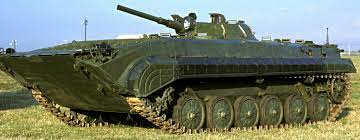
#> input picture 1lab/bmp.bmp, 360 x 140 px
$ python 1.py bmp.bmp
#> lines starting #> are read from the running program, lines starting #| are printed output that depends on the picture; after the words box and inside, x2 and y2 are one past the last pixel; in counts of white or black regions, pixels touching at a corner belong together
#!/usr/bin/python3

import random
import sys
from PIL import Image, ImageDraw


def pixel_gen(img):
    pix = img.load()
    for row in range(img.size[1]):
        for col in range(img.size[0]):
            yield ((col, row), pix[col, row])


def hystogram(img):
    res = None
    for _, (_, p) in enumerate(pixel_gen(img)):
        if res is None:
            res = [{} for _ in p]
        for i, val in enumerate(p):
            if val in res[i].keys():
                res[i][val] += 1
            else:
                res[i][val] = 1
    return res

def main():
    if len(sys.argv) < 2:
        print("no file given")
        return
    image = Image.open(sys.argv[-1])
#> image is the input picture: PIL image 360x140 RGB; mean R, G, B 117.3, 125.9, 109.4
    draw = ImageDraw.Draw(image)
    for _, (pos, p) in enumerate(pixel_gen(image)):
        s = sum(p[:3]) // 3
        draw.point(pos, (s,s,s))
#> this loop made 50400 passes
#> (pos, p, s) on passes 1 to 3: ((0, 0), (164, 204, 255), 207), ((1, 0), (164, 204, 255), 207), ((2, 0), (164, 204, 255), 207)
    image.save("res_0.jpg", "JPEG")
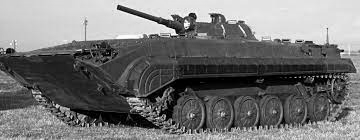
#> saved as res_0.jpg: PIL image 360x140 RGB; min 0, max 254, mean 117.2

    h = hystogram(image)[0]
#> the loop in hystogram, `for _, (_, p) in enumerate(pixel_gen(img)):` made 50400 passes
#> p on passes 1 to 12: (207, 207, 207), (207, 207, 207), (207, 207, 207), (208, 208, 208), (208, 208, 208), (208, 208, 208), (209, 209, 209), (209, 209, 209), (209, 209, 209), (209, 209, 209), (208, 208, 208), (208, 208, 208)
#> h = 255 items
    begin = min(h.keys())
#> begin = 0
    end = max(h.keys())
#> end = 254
    mid = (begin+end)//2
#> mid = 127
    left = 0
    right = 0
    for key, val in h.items():
        if key <= mid:
            left += val
        else:
            right += val
#> this loop made 255 passes
#> (key, val, right) on passes 1 to 12: (207, 244, 244), (208, 360, 604), (209, 342, 946), (210, 290, 1236), (211, 293, 1529), (212, 294, 1823), (213, 337, 2160), (214, 240, 2400), (215, 264, 2664), (216, 354, 3018), (217, 412, 3430), (218, 324, 3754)
#> (key, val, left) on passes 37, 38, 39, 44, 45, 46: (31, 221, 221), (60, 365, 586), (126, 112, 698), (93, 278, 976), (25, 146, 1122), (61, 390, 1512)
#> after the loop, left = 30249; right = 20151

    while (begin <= end):
        if right > left:
            right -= h.get(end, 0)
            end -= 1
            if (begin + end) // 2 < mid:
                right += h.get(mid, 0)
                left -= h.get(mid, 0)
                mid -= 1
        else:
            left -= h.get(begin, 0)
            begin += 1
            if (begin + end) // 2 < mid:
                left += h.get(mid+1, 0)
                right -= h.get(mid+1, 0)
                mid += 1
#> this loop made 255 passes
#> (right, end) on passes 51, 52, 53, 54, 56, 57, 58, 59, 60, 61, 62, 63: (20148, 253), (20144, 252), (20130, 251), (20106, 250), (20092, 249), (20074, 248), (20055, 247), (20029, 246), (20010, 245), (19994, 244), (19976, 243), (19951, 242)
#> left on passes 1 to 6: 29779, 29377, 29092, 28906, 28733, 28582
#> after the loop, begin = 128; end = 127; left = 0; mid = 127; right = 0
    threshold_pix = h.get(mid, 0)
#> threshold_pix = 122
    print(threshold_pix)
#| 122

    for _, (pos, p) in enumerate(pixel_gen(image)):
        s = 0
        if p[0] < threshold_pix:
            s = 254
        draw.point(pos, (s,s,s))
#> this loop made 50400 passes
#> s on passes 1919, 1920, 2278, 2279, 2280, 2281, 2282, 2283, 2638, 2639, 2640, 2641: 254, 254, 254, 254, 254, 254, 254, 254, 254, 254, 254, 254
#> (pos, p, s) on passes 1 to 6: ((0, 0), (207, 207, 207), 0), ((1, 0), (207, 207, 207), 0), ((2, 0), (207, 207, 207), 0), ((3, 0), (208, 208, 208), 0), ((4, 0), (208, 208, 208), 0), ((5, 0), (208, 208, 208), 0)
    image.save("res_1.jpg", "JPEG")
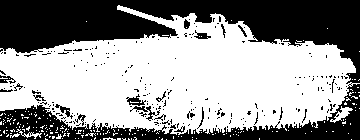
#> saved as res_1.jpg: PIL image 360x140 RGB; values 0 (black) and 254 (white), 58.6% white; 228 black regions (210 under 20 px), largest, box (x1, y1, x2, y2) and area: (0, 0, 360, 140) 19362, (130, 106, 160, 121) 111, (126, 94, 146, 106) 101


if __name__ == "__main__":
    main()
